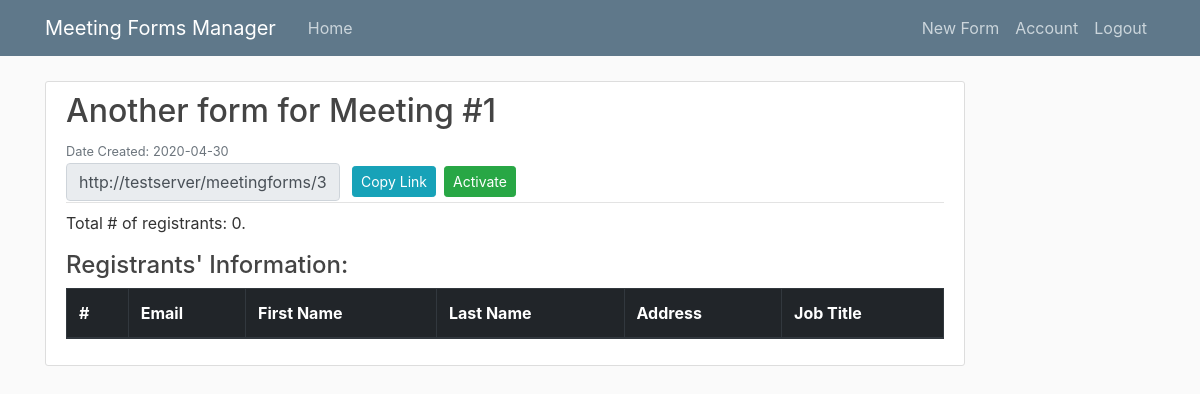
The app's page /meetingforms/3 (signed in) with its own data.
### zoom_app/models.py (models this page shows, shortened)
class MeetingForm(db.Model):
    id = db.Column(db.Integer, primary_key=True)
    meeting_id = db.Column(BIGINT(unsigned=True), nullable=False)
    meeting_form_name = db.Column(db.String(200), nullable=False)
    date_created = db.Column(db.DateTime, nullable=False, default=datetime.utcnow)
    active = db.Column(db.Boolean, nullable=False)
    user_id = db.Column(db.Integer, db.ForeignKey('user.id'), nullable=False)
    registrants = db.relationship('Registrant', backref='register_form', lazy=True)

### zoom_app/routes.py (the view)
@app.route("/meetingforms/<int:meeting_form_id>", methods=['GET', 'POST'])
@login_required
def meeting_form(meeting_form_id):
    meeting_form = MeetingForm.query.get_or_404(meeting_form_id)
    if meeting_form.creator != current_user:
        abort(403)
    return render_template(
        "meeting_form.html",
        title=meeting_form.meeting_form_name,
        meeting_form=meeting_form,
        view_link=f"{request.base_url}/view"
    )

### zoom_app/models.py (called while the page is built)
@login_manager.user_loader
def load_user(user_id):
    return User.query.get(int(user_id))

### zoom_app/routes.py (called while the page is built)
@app.context_processor
def utility_processor():
    def list_length(lst):
        return len(lst)
    def return_idx_in_list(item, lst):
        return lst.index(item)
    return dict(list_length=list_length, return_idx_in_list=return_idx_in_list)

### zoom_app/templates/meeting_form.html (shortened to what this page needs)
{% extends "layout.html" %}
{% block content %}
<div class="col-md-10">
  <article class="media content-section">
    <div class="media-body">
      <div class="article-metadata">
        <h2 class="mr-2" disabled="true">{{ meeting_form.meeting_form_name }}</h2>
        <small class="text-muted">Date Created: {{ meeting_form.date_created.strftime('%Y-%m-%d') }}</small>
        <div>
          <form class="form-inline">
            <input type="text" class="form-control mr-2" value="{{ view_link }}" id="meeting-link" readonly>
            <button type="button" class="btn btn-info btn-sm m-1" onclick="copyLink()">Copy Link</button>
            {% if meeting_form.active %}
              <button type="button" class="btn btn-danger btn-sm m-1" data-toggle="modal" data-target="#toggleModal">Deactivate</button>
            {% else %}
              <button type="button" class="btn btn-success btn-sm m-1" data-toggle="modal" data-target="#toggleModal">Activate</button>
            {% endif %}
          </form>
        </div>
      </div>
      <div class="mt-2">
        <p>Total # of registrants: {{ list_length(meeting_form.registrants) }}.</p>
      </div>
      <div>
        <h4>Registrants' Information:</h4>
        <table class="table table-bordered table-striped">
          <thead class="thead-dark">
            <tr>
              <th scope="col">#</th>
              <th scope="col">Email</th>
              <th scope="col">First Name</th>
              <th scope="col">Last Name</th>
              <th scope="col">Address</th>
              <th scope="col">Job Title</th>
            </tr>
          </thead>
        </table>
      </div>
    </div>
  </article>
</div>
{% endblock content %}

### zoom_app/static/main.css (style rules this page uses)
body { background: #fafafa; color: #333333; margin-top: 5rem; }
h1, h2, h3, h4, h5, h6 { color: #444444; }
.content-section { background: #ffffff; padding: 10px 20px; border: 1px solid #dddddd; border-radius: 3px; margin-bottom: 20px; }
.article-metadata { padding-bottom: 1px; margin-bottom: 4px; border-bottom: 1px solid #e3e3e3 }

### records on screen
MeetingForm: meeting_form_name "Another form for Meeting #1", date_created "2020-04-30"

### other values on screen
{{ list_length(meeting_form.registrants) }} "0"
